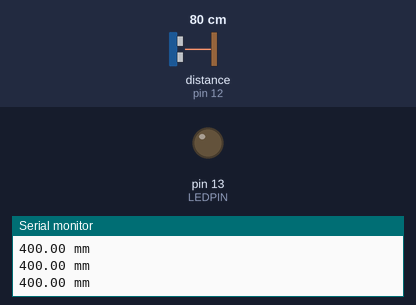
This sketch was run on a simulated Arduino Uno, built with avr-gcc and run on an emulated ATmega328P. On the bench: output pins drawn as LEDs (lit = HIGH), the last lines printed to the serial monitor. Wiring (inferred from the names in the program): ultrasonic range finder: trigger pin 10; echo pin 12. Inputs (shaded band) come from the test bench; at power-on: distance to the obstacle (sensor on pin 12) 80 cm. The echo pulse lasts 58.3 µs per cm; pins used as bus, display or sensor lines are not drawn.

Above: at 1.2 s.
1.3 s: distance to the obstacle (sensor on pin 12) set to 45 cm
2.8 s: distance to the obstacle (sensor on pin 12) set to 38 cm
At 4.2 s:
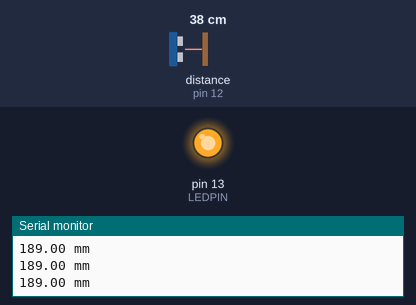
4.5 s: distance to the obstacle (sensor on pin 12) set to 60 cm
At 5.2 s:
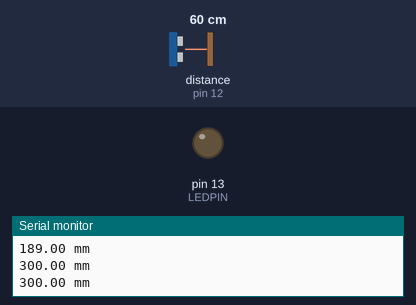
6.0 s: distance to the obstacle (sensor on pin 12) set to 2 cm
At 7.0 s:
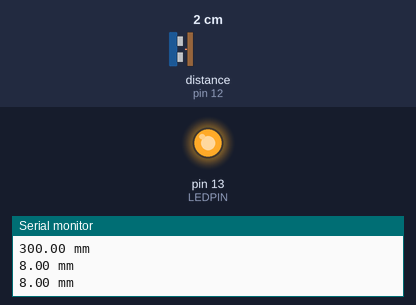
Timing chart, 0 to 8.5 s (numbered marks = the images above; inputs shaded):
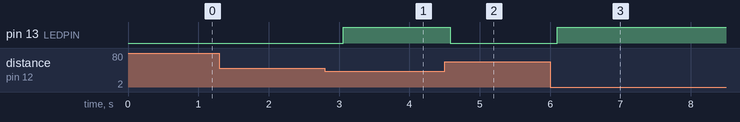

The sketch:

ultrasonicTesting.ino
```cpp
/* http://www.instructables.com/id/Simple-Arduino-and-HC-SR04-Example/
 * Used the above example as a reference.
 * Otherwise, written by Vaughn J. Bernard
 */

#define TRIGPIN 10
#define ECHOPIN 12
#define LEDPIN 13
#define CYCLEDELAYTIME 500

void setup() {
  Serial.begin(9600);
  pinMode(TRIGPIN,OUTPUT);
  pinMode(ECHOPIN,INPUT);
  pinMode(LEDPIN,OUTPUT);
}

void loop() {
  float dist = getDistanceMM(TRIGPIN,ECHOPIN);
  // write to terminal
  Serial.print(dist);
  Serial.println(" mm");

  if (dist <= 200){
    digitalWrite(LEDPIN,HIGH);
  }
  else{
    digitalWrite(LEDPIN,LOW);
  }

  delay(CYCLEDELAYTIME);
}
```

ultrasonicSensor.ino
```cpp
/*
 * Function to get distance data
 */
#define TRANSMITTIME 10 // in microseconds
#define DISTANCECONSTANT 1/2.9

int getDistanceMM(int trigPin,int echoPin) {
  //In: trigPin as where the ultrasonic sensor's trigger pin is wired to the arduino.
  //In: echoPin as where the ultrasonic sensor's echo pin is wired to the arduino.
  // NOTE:  trigPin must be set to WRITE
  //        echoPin must be set to READ
  //Out: Distance seen by the ultrasonic sensor in mm.

  //Variables
  float duration;
  float distance[1];

  //Takes two measurements and returns the average. This is a barbaric
  // way to handle some noisy data, and I want to do it in a smarter
  // way in the future.
  for (int i=0;i<2;i++)
  {
    // 'clear' transmitter
    digitalWrite(trigPin,LOW);
    delayMicroseconds(2);

    // transmit
    digitalWrite(trigPin,HIGH);
    delayMicroseconds(TRANSMITTIME);
    digitalWrite(trigPin,LOW);

    // calculate distance
    duration = pulseIn(echoPin,HIGH);
    distance[i] = (duration/2) * DISTANCECONSTANT;
  }

  return (distance[0]+distance[1])/2;
}
```

Measured:
- the behaviour switches between 41 and 40 cm on distance to the obstacle (sensor on pin 12) (found by bisection; images 0 and 1)
- after the input at 2.8 s, pin 13 (LEDPIN): LOW → HIGH after 0.26 s
- after the input at 4.5 s, pin 13 (LEDPIN): HIGH → LOW after 0.08 s
- after the input at 6.0 s, pin 13 (LEDPIN): LOW → HIGH after 0.10 s
